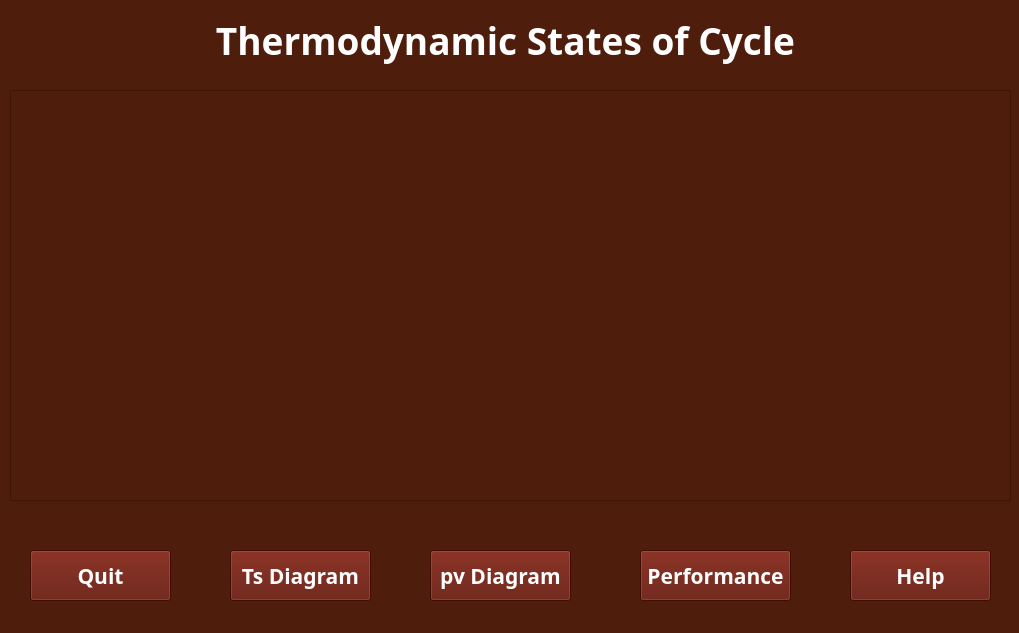
<?xml version="1.0" encoding="UTF-8"?>
<ui version="4.0">
 <class>StateWindow</class>
 <widget class="QMainWindow" name="StateWindow">
  <property name="geometry">
   <rect>
    <x>0</x>
    <y>0</y>
    <width>1019</width>
    <height>633</height>
   </rect>
  </property>
  <property name="sizePolicy">
   <sizepolicy hsizetype="Fixed" vsizetype="Fixed">
    <horstretch>0</horstretch>
    <verstretch>0</verstretch>
   </sizepolicy>
  </property>
  <property name="minimumSize">
   <size>
    <width>1019</width>
    <height>633</height>
   </size>
  </property>
  <property name="maximumSize">
   <size>
    <width>1019</width>
    <height>633</height>
   </size>
  </property>
  <property name="windowTitle">
   <string>Thermodynamic Simulator</string>
  </property>
  <property name="styleSheet">
   <string notr="true">background-color: rgb(79, 29, 11);
color: rgb(255,255,255);
</string>
  </property>
  <widget class="QWidget" name="centralwidget">
   <widget class="QLabel" name="Title">
    <property name="geometry">
     <rect>
      <x>0</x>
      <y>10</y>
      <width>1011</width>
      <height>61</height>
     </rect>
    </property>
    <property name="font">
     <font>
      <family>Fira Code SemiBold</family>
      <pointsize>28</pointsize>
      <bold>true</bold>
     </font>
    </property>
    <property name="styleSheet">
     <string notr="true">color: rgb(255,255,255);</string>
    </property>
    <property name="text">
     <string>Thermodynamic States of Cycle</string>
    </property>
    <property name="alignment">
     <set>Qt::AlignCenter</set>
    </property>
   </widget>
   <widget class="QTableView" name="States">
    <property name="geometry">
     <rect>
      <x>10</x>
      <y>90</y>
      <width>1001</width>
      <height>411</height>
     </rect>
    </property>
   </widget>
   <widget class="QPushButton" name="Quit_Button">
    <property name="geometry">
     <rect>
      <x>30</x>
      <y>550</y>
      <width>141</width>
      <height>51</height>
     </rect>
    </property>
    <property name="font">
     <font>
      <family>Fira Code SemiBold</family>
      <pointsize>16</pointsize>
      <bold>true</bold>
     </font>
    </property>
    <property name="styleSheet">
     <string notr="true">color: rgb(255, 255, 255); background-color: rgb(95, 16, 3)</string>
    </property>
    <property name="text">
     <string>Quit</string>
    </property>
   </widget>
   <widget class="QPushButton" name="pvDiagram_Button">
    <property name="geometry">
     <rect>
      <x>430</x>
      <y>550</y>
      <width>141</width>
      <height>51</height>
     </rect>
    </property>
    <property name="font">
     <font>
      <family>Fira Code SemiBold</family>
      <pointsize>16</pointsize>
      <bold>true</bold>
     </font>
    </property>
    <property name="styleSheet">
     <string notr="true">color: rgb(255, 255, 255); background-color: rgb(95, 16, 3)</string>
    </property>
    <property name="text">
     <string>pv Diagram</string>
    </property>
   </widget>
   <widget class="QPushButton" name="TsDiagram_Button">
    <property name="geometry">
     <rect>
      <x>230</x>
      <y>550</y>
      <width>141</width>
      <height>51</height>
     </rect>
    </property>
    <property name="font">
     <font>
      <family>Fira Code SemiBold</family>
      <pointsize>16</pointsize>
      <bold>true</bold>
     </font>
    </property>
    <property name="styleSheet">
     <string notr="true">color: rgb(255, 255, 255); background-color: rgb(95, 16, 3)</string>
    </property>
    <property name="text">
     <string>Ts Diagram</string>
    </property>
   </widget>
   <widget class="QPushButton" name="Performance_Button">
    <property name="geometry">
     <rect>
      <x>640</x>
      <y>550</y>
      <width>151</width>
      <height>51</height>
     </rect>
    </property>
    <property name="font">
     <font>
      <family>Fira Code SemiBold</family>
      <pointsize>16</pointsize>
      <bold>true</bold>
     </font>
    </property>
    <property name="styleSheet">
     <string notr="true">color: rgb(255, 255, 255); background-color: rgb(95, 16, 3)</string>
    </property>
    <property name="text">
     <string>Performance</string>
    </property>
   </widget>
   <widget class="QPushButton" name="Help_Button">
    <property name="geometry">
     <rect>
      <x>850</x>
      <y>550</y>
      <width>141</width>
      <height>51</height>
     </rect>
    </property>
    <property name="font">
     <font>
      <family>Fira Code SemiBold</family>
      <pointsize>16</pointsize>
      <bold>true</bold>
     </font>
    </property>
    <property name="styleSheet">
     <string notr="true">color: rgb(255, 255, 255); background-color: rgb(95, 16, 3)</string>
    </property>
    <property name="text">
     <string>Help</string>
    </property>
   </widget>
  </widget>
 </widget>
 <resources/>
 <connections/>
</ui>
